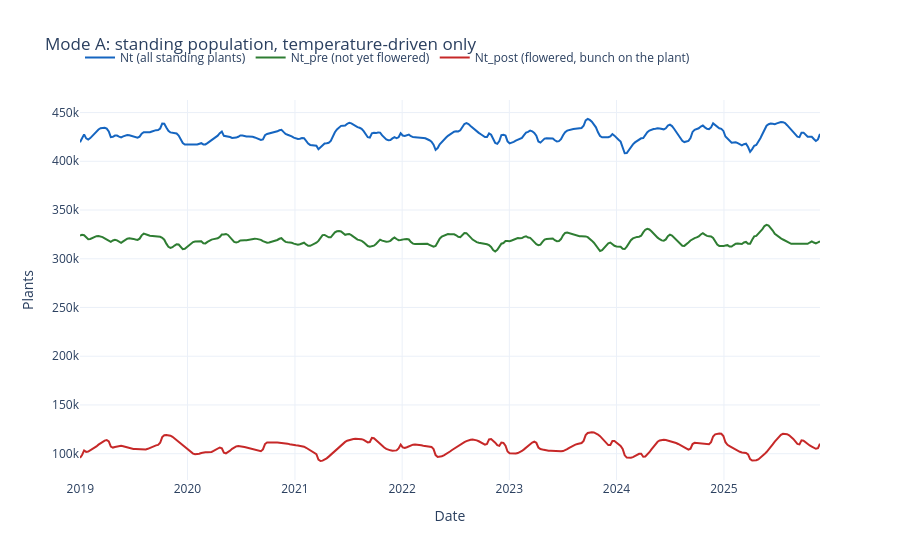

This figure's notebook cell:
### Markdown cell above
### Mode A stays at the farm's scale

Under the per-cohort rate basis every plant flowers once, is harvested once and leaves exactly one
follower, so the number of mats (production units) is fixed and the standing population
`Nt = Nt_pre + Nt_post` stays at the farm's own scale -- an established farm hovers around its
starting inventory (a mother plus, most of the time, its follower), while a new plantation rises
from one plant per mat as each mat adds its follower, then levels off. No `carrying_capacity` is
needed. `sucker_output_pre`/`sucker_output_post` split the selected followers by whether their
mother had already flowered (nulliparous/parous). Under the legacy pre-0.3 reading
(`params.override("general", {"rate_basis": "current_pool"})`), where ~35% of plants never flower
and each yields ~2.6 followers, the same kind of run grew ~5x per year.

### Code cell
fig = go.Figure()
for column, name, color in (
    ("Nt", "Nt (all standing plants)", "#1565C0"),
    ("Nt_pre", "Nt_pre (not yet flowered)", "#2E7D32"),
    ("Nt_post", "Nt_post (flowered, bunch on the plant)", "#C62828"),
):
    fig.add_trace(go.Scatter(x=mode_a_output["date"], y=mode_a_output[column], name=name, line=dict(color=color)))
fig.update_layout(
    title="Mode A: standing population, temperature-driven only",
    xaxis_title="Date", yaxis_title="Plants", template="plotly_white", legend=dict(orientation="h", y=1.15),
)
fig.show()

nt = mode_a_output["Nt"]
years = N_WEEKS / 52.18
print(f"Mode A Nt: {nt.iloc[0]:,.0f} after the first week, {nt.iloc[-1]:,.0f} after {N_WEEKS} weeks "
      f"(range {nt.min():,.0f}..{nt.max():,.0f}; initial inventory {total_population_at_start:,.0f})")
print(f"Mode A harvest: {mode_a_output['Ht'].sum() / years:,.0f} bunches/yr simulated vs. "
      f"{observed_cut.sum() / years:,.0f} bunches/yr observed cut")
print(f"Mode A followers selected: {mode_a_output['sucker_output_pre'].mean():,.0f}/week for not-yet-flowered mothers, "
      f"{mode_a_output['sucker_output_post'].mean():,.0f}/week for already-flowered mothers")

### Figure 1 — Plotly figure (JSON) as saved in the notebook; plotly's stock layout.template omitted (floating-point values rounded to 4 significant figures; data arrays with more than 128 entries replaced by an {"elided": "..."} marker saying what was removed)
{"data": [{"line": {"color": "#1565C0"}, "name": "Nt (all standing plants)", "type": "scatter", "x": {"elided": "361 str values"}, "y": {"elided": "361 float values"}}, {"line": {"color": "#2E7D32"}, "name": "Nt_pre (not yet flowered)", "type": "scatter", "x": {"elided": "361 str values"}, "y": {"elided": "361 float values"}}, {"line": {"color": "#C62828"}, "name": "Nt_post (flowered, bunch on the plant)", "type": "scatter", "x": {"elided": "361 str values"}, "y": {"elided": "361 float values"}}], "layout": {"legend": {"orientation": "h", "y": 1.15}, "title": {"text": "Mode A: standing population, temperature-driven only"}, "xaxis": {"title": {"text": "Date"}}, "yaxis": {"title": {"text": "Plants"}}}}
